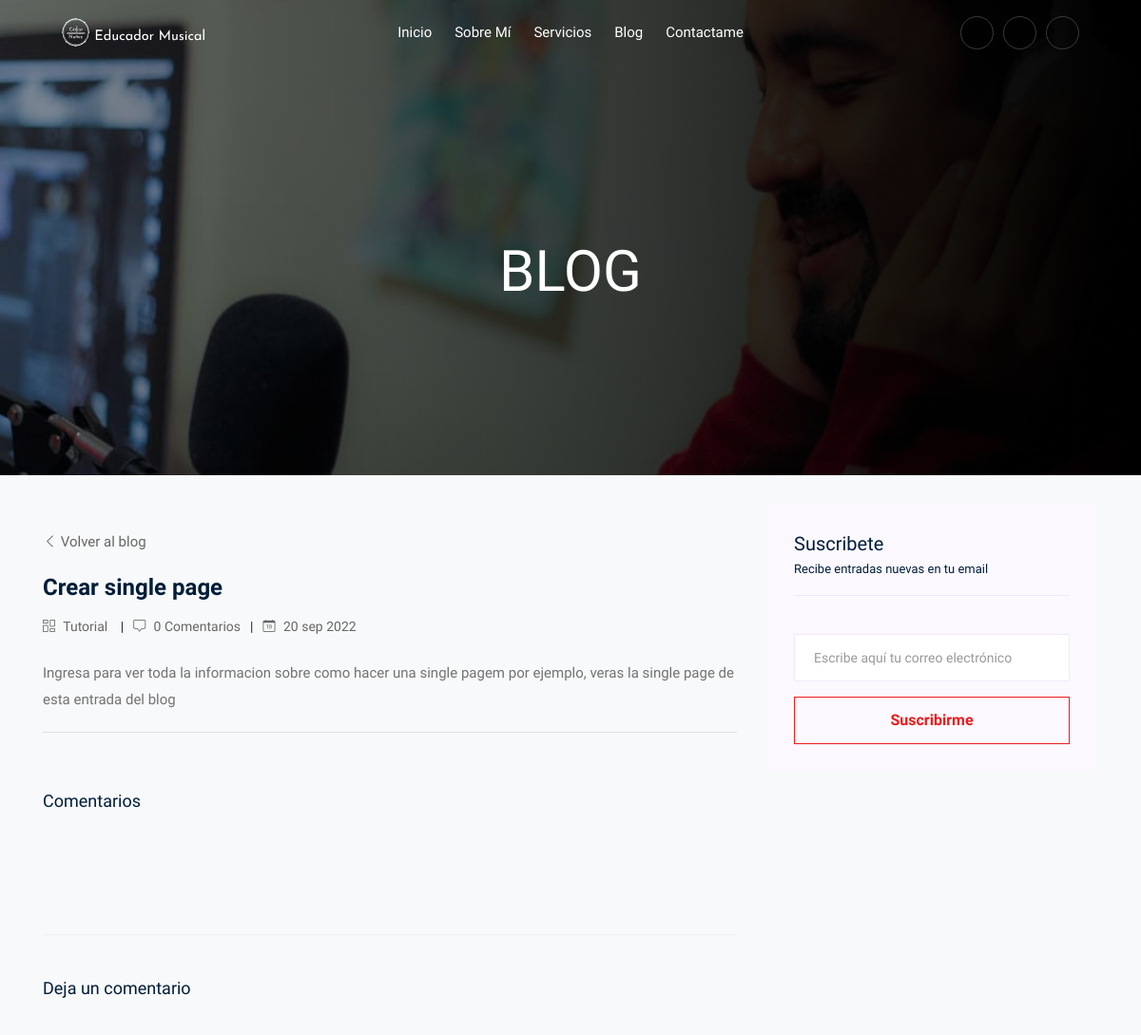
The app's page /single-blog.php?id_blog=Crear single page (upper part), older data.
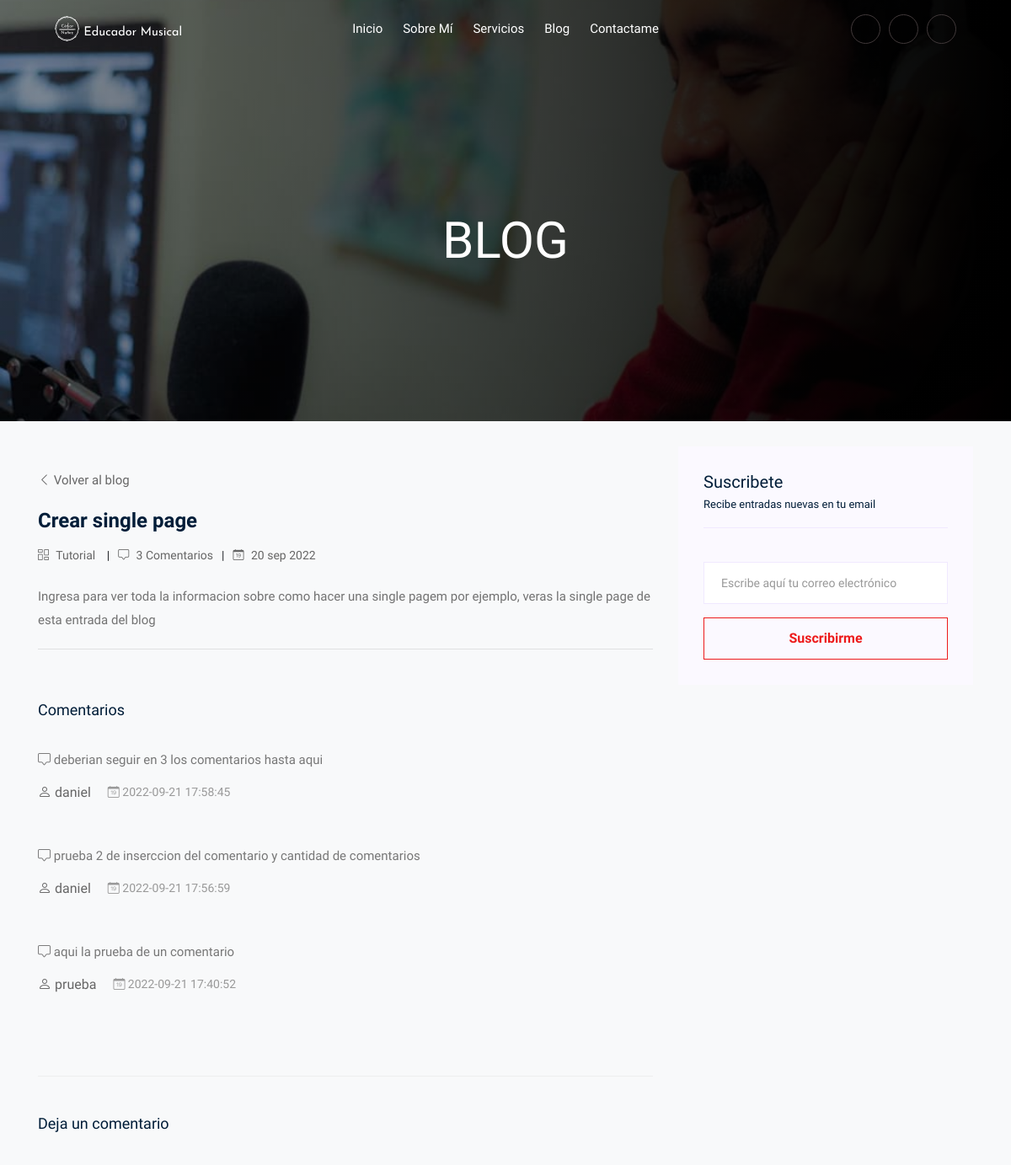
The same page, newer data.
### tables this page shows
CREATE TABLE `blog` (
  `id_entrada` int(11) NOT NULL,
  `estado_entrada` tinyint(1) NOT NULL DEFAULT 1,
  `fecha_entrada` varchar(30) NOT NULL,
  `titulo_entrada` varchar(50) NOT NULL,
  `entrada` text NOT NULL,
  `categoria_entrada` varchar(30) NOT NULL,
  `comentarios_entrada` int(10) NOT NULL DEFAULT 0,
  `creacion_entrada` timestamp NOT NULL DEFAULT current_timestamp() ON UPDATE current_timestamp(),
  `modificacion_entrada` varchar(50) DEFAULT NULL,
  `eliminacion_entrada` varchar(50) DEFAULT NULL
);

CREATE TABLE `comentarios_blog` (
  `id_comentario` int(11) NOT NULL,
  `id_entrada` int(11) NOT NULL,
  `usuario` varchar(50) NOT NULL,
  `email` varchar(100) NOT NULL,
  `comentario` text NOT NULL,
  `fecha` datetime NOT NULL DEFAULT current_timestamp()
);

### single-blog.php (the view, shortened to what this page needs)
<?php
include_once("pages/php/sign-in/config.php");
$title = $_GET['id_blog'];
$result = mysqli_query($mysqli, "SELECT * FROM blog WHERE titulo_entrada = '".$title."'");
?>
<!doctype html>
<html class="no-js" lang="zxx">
<head>
    <link rel="stylesheet" href="css/bootstrap.min.css">
    <link rel="stylesheet" href="css/owl.carousel.min.css">
    <link rel="stylesheet" href="css/magnific-popup.css">
    <link rel="stylesheet" href="css/font-awesome.min.css">
    <link rel="stylesheet" href="css/themify-icons.css">
    <link rel="stylesheet" href="css/nice-select.css">
    <link rel="stylesheet" href="css/audioplayer.css">
    <link rel="stylesheet" href="css/flaticon.css">
    <link rel="stylesheet" href="css/gijgo.css">
    <link rel="stylesheet" href="css/animate.css">
    <link rel="stylesheet" href="css/slick.css">
    <link rel="stylesheet" href="css/slicknav.css">
    <link rel="stylesheet" href="css/style.css">
    <link rel="stylesheet" href="css/customstyles.css">
    <link rel="stylesheet" href="https://cdn.jsdelivr.net/npm/bootstrap-icons@1.9.1/font/bootstrap-icons.css">
</head>
<body class="bg-light">
        <?php include 'components/navbar.php';?>
    <div class="bradcam_area breadcam_bg_2">
        <div class="container">
            <div class="row">
                <div class="col-xl-12">
                    <div class="bradcam_text text-center">
                        <h3>blog</h3>
                    </div>
                </div>
            </div>
        </div>
    </div>
   <section class="blog_area single-post-area section-padding" style="padding-top: 30px !important">
      <div class="container">
         <div class="row">
         <?php
            while($res = mysqli_fetch_array($result)) {
         ?>
            <div class="col-lg-8 posts-list">
               <div class="single-post">
                  <div class="blog_details">
                     <p><a href="blog.php" class="rounded-pill"><i class="bi bi-chevron-left"></i> Volver al blog</a></p>
                     <h2><?php echo $res['titulo_entrada']?></h2>
                     <ul class="blog-info-link mt-3 mb-4">
                        <li><a><i class="bi bi-columns-gap"></i> <?php echo $res['categoria_entrada']?> </a></li>
                        <li><a><i class="bi bi-chat-square"></i> <?php echo $res['comentarios_entrada']?> Comentarios</a></li>
                        <li><a><i class="bi bi-calendar-date"></i> <?php echo $res['fecha_entrada']?> </a></li>
                     </ul>
                     <p class="excert">
                        <?php echo $res['entrada']?>
                     </p>
                     <hr>
                  </div>
               </div>
               <div class="comments-area">
                  <h4>Comentarios</h4>
                  <?php
                     $comentarios = mysqli_query($mysqli, "SELECT * FROM comentarios_blog WHERE id_entrada = ".$res['id_entrada']." ORDER BY id_comentario DESC");
                  ?>
                  <?php
                     while($coment = mysqli_fetch_array($comentarios)) {
                  ?>
                  <div class="comment-list">
                     <div class="single-comment justify-content-between d-flex">
                        <div class="user justify-content-between d-flex">
                           <div class="desc">
                              <p class="comment">
                              <i class="bi bi-chat-square"></i> <?php echo $coment['comentario']?>
                              </p>
                              <div class="d-flex justify-content-between">
                                 <div class="d-flex align-items-center">
                                    <h5>
                                       <a><i class="bi bi-person"></i> <?php echo $coment['usuario']?></a>
                                    </h5>
                                    <p class="date"><i class="bi bi-calendar-date"></i> <?php echo $coment['fecha']?> </p>
                                 </div>
                              </div>
                           </div>
                        </div>
                     </div>
                  </div>
                  <?php
                     }
                  ?>
               </div>
               <div class="comment-form">
                  <h4>Deja un comentario</h4>
               </div>
            </div>
         <?php
            }
         ?>
            <div class="col-lg-4">
               <div class="blog_right_sidebar">
                  <aside class="single_sidebar_widget newsletter_widget">
                        <h4 class="widget_title">
                           Suscribete <br>
                           <small style="font-size: 13px; ">Recibe entradas nuevas en tu email</small>
                        </h4>
                        <form action="#">
                           <div class="form-group">
                              <input type="email" class="form-control" placeholder='Escribe aquí tu correo electrónico' required>
                           </div>
                           <button class="button rounded-0 primary-bg text-white w-100 btn_1 boxed-btn"
                              type="submit">Suscribirme</button>
                        </form>
                  </aside>
               </div>
            </div>
         </div>
      </div>
   </section>
</body>
</html>

### components/navbar.php (shortened to what this page needs)
<header>
    <div class="header-area ">
        <div id="sticky-header" class="main-header-area">
            <div class="container-fluid">
                <div class="header_bottom_border">
                    <div class="row align-items-center">
                        <div class="col-xl-3 col-lg-2">
                            <div class="logo">
                                <a href="index.html">
                                    <img src="img/svg_icon/logonaveducador.svg" alt="" width="150px">
                                </a>
                            </div>
                        </div>
                        <div class="col-xl-6 col-lg-7">
                            <div class="main-menu  d-none d-lg-block">
                                <nav>
                                    <ul id="navigation">
                                        <li><a class="active" href="index.php">Inicio</a></li>
                                        <li><a href="about.php">Sobre mí</a></li>
                                        <li><a href="services.php">Servicios</a></li>
                                        <li><a href="blog.php">Blog</a></li>
                                        <li><a href="contact.html">Contactame</a></li>
                                    </ul>
                                </nav>
                            </div>
                        </div>
                        <div class="col-xl-3 col-lg-3 d-none d-lg-block">
                            <div class="social_icon text-right">
                                <ul>
                                    <li><a href="#"> <i class="fa fa-facebook"></i> </a></li>
                                    <li><a href="#"> <i class="fa fa-twitter"></i> </a></li>
                                    <li><a href="#"> <i class="fa fa-instagram"></i> </a></li>
                                </ul>
                            </div>
                        </div>
                        <div class="col-12">
                        </div>
                    </div>
                </div>
            </div>
        </div>
    </div>
</header>

### css/customstyles.css (style rules this page uses)
body { background-color: #eee }

Row changes from the older to the newer data that the page shows:
changed blog "Crear single page": comentarios_entrada "0" → "3"
added comentarios_blog: comentario "deberian seguir en 3 los comentarios hasta aqui", usuario "daniel", fecha "2022-09-21 17:58:45"
added comentarios_blog: comentario "prueba 2 de inserccion del comentario y cantidad de comentarios", usuario "daniel", fecha "2022-09-21 17:56:59"
added comentarios_blog: comentario "aqui la prueba de un comentario", usuario "prueba", fecha "2022-09-21 17:40:52"
